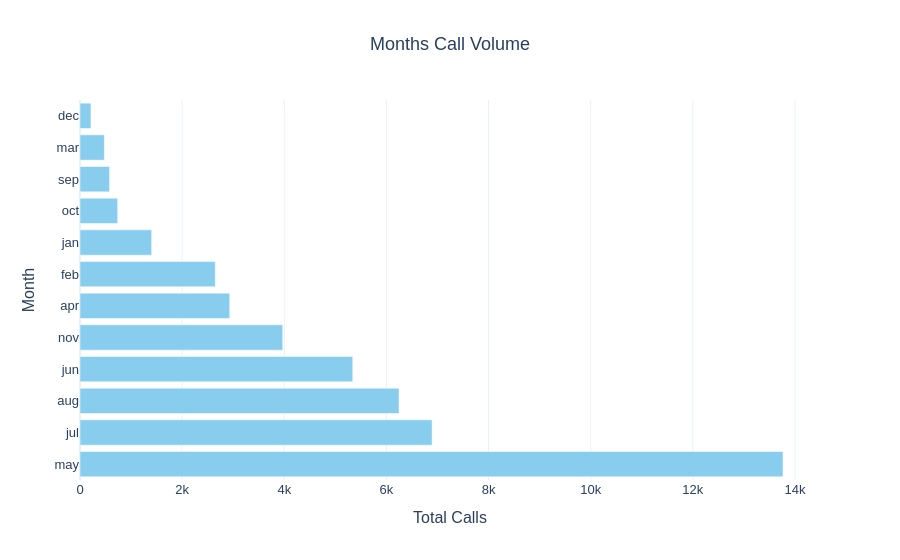

The notebook cell saved with this chart:
### Markdown cell above
<div style="
  width: 97%;
  margin: 18px 0;
  padding: 14px 18px;
  border-radius: 12px;
  text-align: left;
  background: rgba(140, 140, 140, 0.10);
  border: 1px solid rgba(140, 140, 140, 0.18);
  box-shadow: 0 6px 18px rgba(0,0,0,0.12);
  backdrop-filter: blur(10px);
  position: relative;
  overflow: hidden;
">
  <div style="
    position: absolute;
    left: 0; 
    top: 0; 
    bottom: 0;
    width: 6px;
    background: linear-gradient(180deg, #5e0ab9 0%, #6a11cb 55%, #3f84fd 100%);
  "></div>
  <h3 style="
    margin: 0;
    padding-left: 12px;
    font-family: 'Segoe UI', sans-serif;
    font-weight: 800;
    letter-spacing: 1px;
    font-size: 1.25em;
    color: inherit;
  ">
    2. Q7 Which months have the highest call volume?
  </h3>
</div>

### Code cell
our_plots.plot_bar(df["month"], title="Months Call Volume", x_label="Month", y_label="Total Calls", sort_by="values", horizontal=True)

### Figure 1 — Plotly figure (JSON) as saved in the notebook; plotly's stock layout.template omitted (floating-point values rounded to 4 significant figures)
{"data": [{"hovertemplate": "Total Calls=%{x}<br>Month=%{y}<extra></extra>", "legendgroup": "", "marker": {"color": "rgb(136, 204, 238)", "pattern": {"shape": ""}}, "name": "", "orientation": "h", "showlegend": false, "textposition": "auto", "type": "bar", "x": [13766, 6895, 6247, 5341, 3970, 2932, 2649, 1403, 738, 579, 477, 214], "xaxis": "x", "y": ["may", "jul", "aug", "jun", "nov", "apr", "feb", "jan", "oct", "sep", "mar", "dec"], "yaxis": "y"}], "layout": {"barmode": "relative", "font": {"family": "Arial", "size": 13}, "legend": {"tracegroupgap": 0}, "showlegend": false, "title": {"text": "Months Call Volume", "x": 0.5}, "xaxis": {"anchor": "y", "domain": [0, 1], "title": {"text": "Total Calls"}}, "yaxis": {"anchor": "x", "domain": [0, 1], "title": {"text": "Month"}}}}
